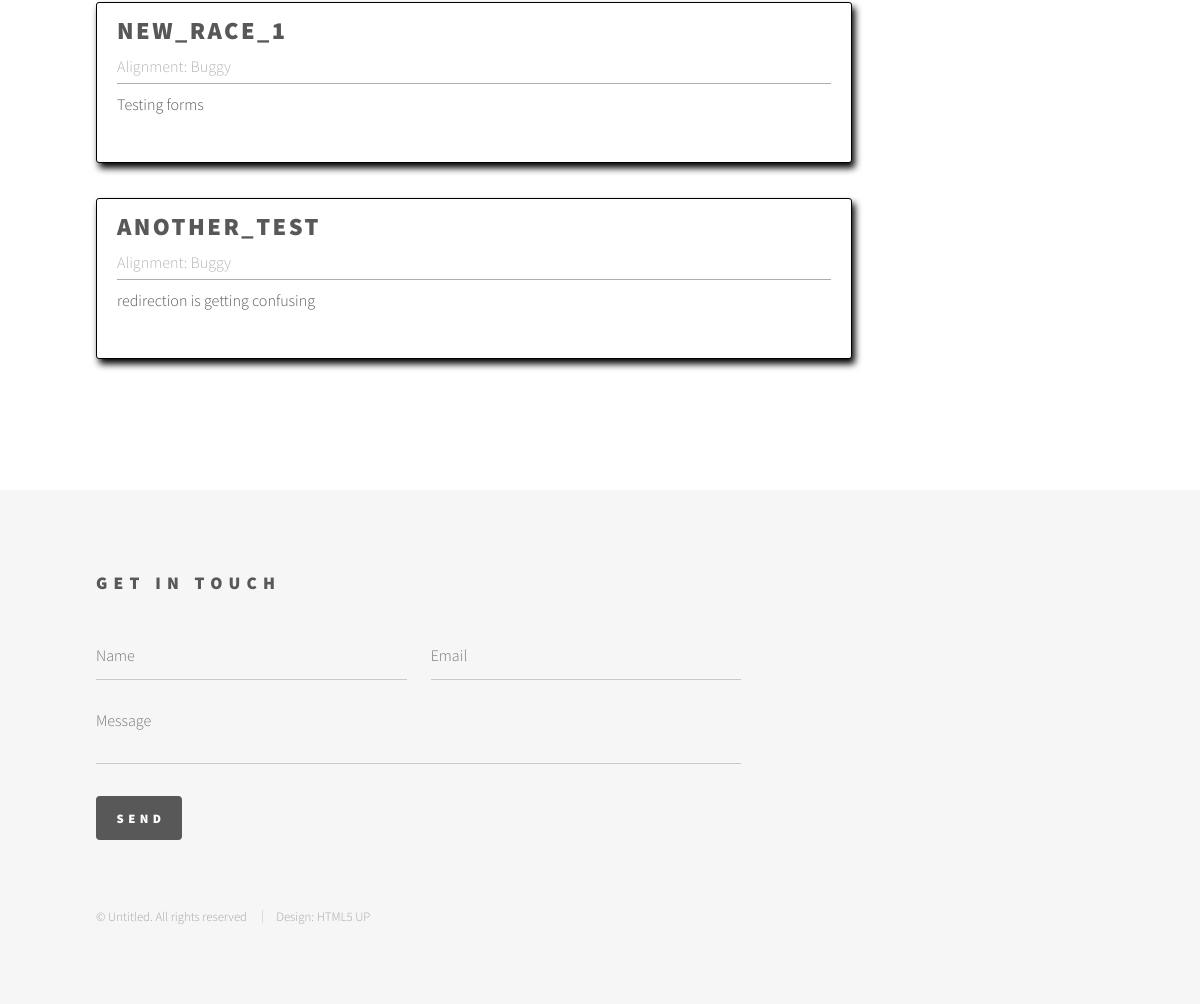
The page /races (lower part) on the database as committed earlier.
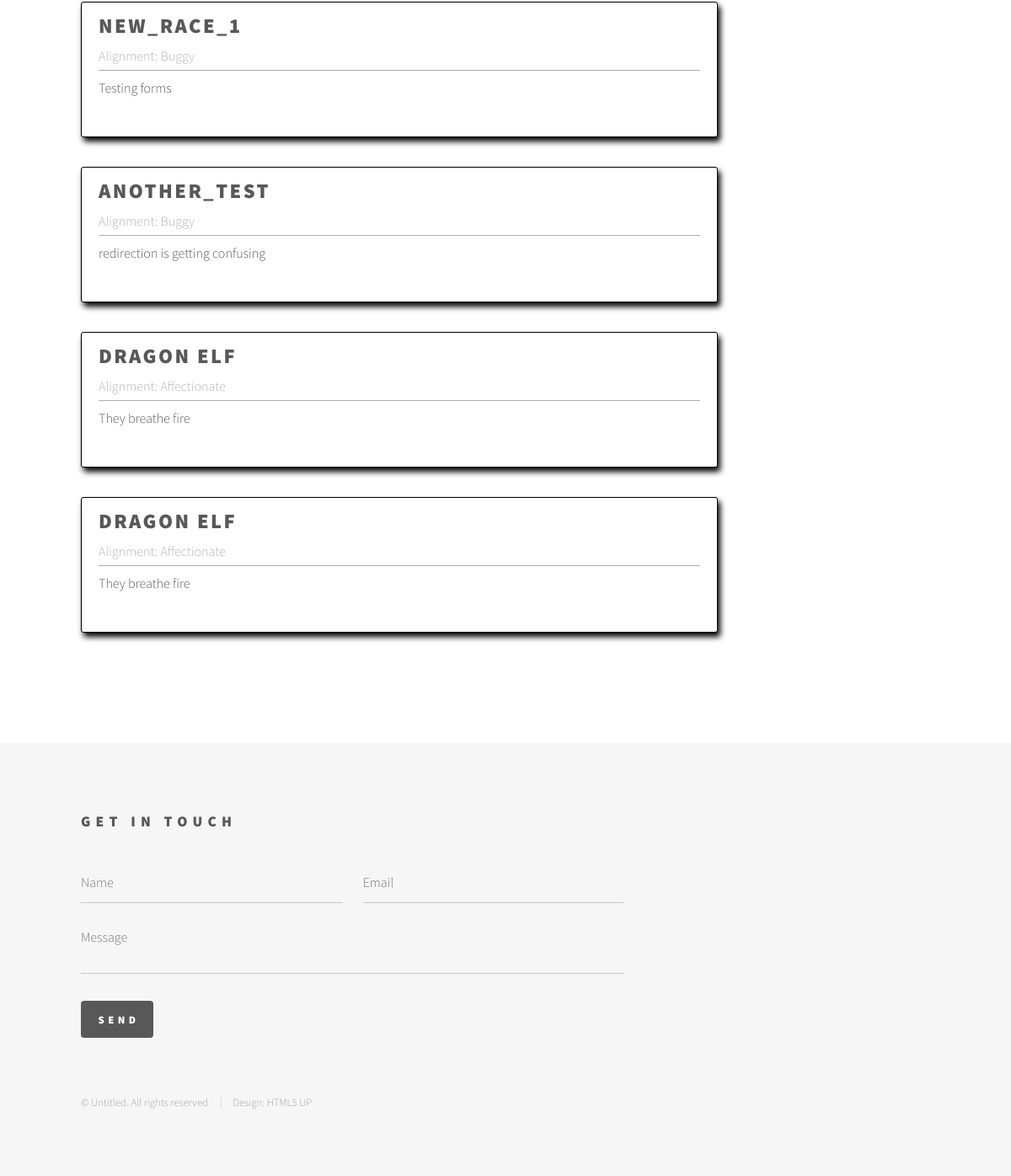
The same page on the database as committed later.
### character_builder/models.py (models this page shows, shortened)
class Race(models.Model):
    SIZE_CHOICES = (
        ('T', "Tiny"),
        ('S', "Small"),
        ('M', "Medium"),
        ('L', "Large"),
        ('H', "Huge"),
        ('G', "Gargantuan")
    )
    name = models.CharField(max_length=100)
    description = models.TextField()
    age = models.IntegerField()
    alignment = models.CharField(max_length=100)
    size = models.CharField(max_length=1, choices=SIZE_CHOICES)
    speed = models.IntegerField()
    def get_absolute_url(self):
        return reverse('race_detail', args=[str(self.id)])

### character_builder/views.py (the view)
# urls.py: path('races', RaceListView.as_view(), name="race_view"),
class RaceListView(ListView):
    model = Race
    template_name = "race_list.html"
    context_object_name = "races"

### templates/race_list.html (shortened to what this page needs)
{% extends "base.html" %}
{% block content %}
{% for race in races %}
<article class="media content-section">
    <div class="media-body">
        <div class="article-metadata">
            <h2 class="cardlabel"><a class="article-title" href="{{ race.get_absolute_url }}">{{ race.name }}</a>
            </h2>
            <small class="text-mute">Alignment: {{ race.alignment }}</small>
        </div>
        <p class="article-content">{{ race.description }}</p>
    </div>
</article>
{% endfor %}
{% endblock content %}

Rows that differ between the two databases and show on the page:
added Race: name "DRAGON ELF", alignment "Affectionate", description "They breathe fire"
added Race: name "DRAGON ELF", alignment "Affectionate", description "They breathe fire"
